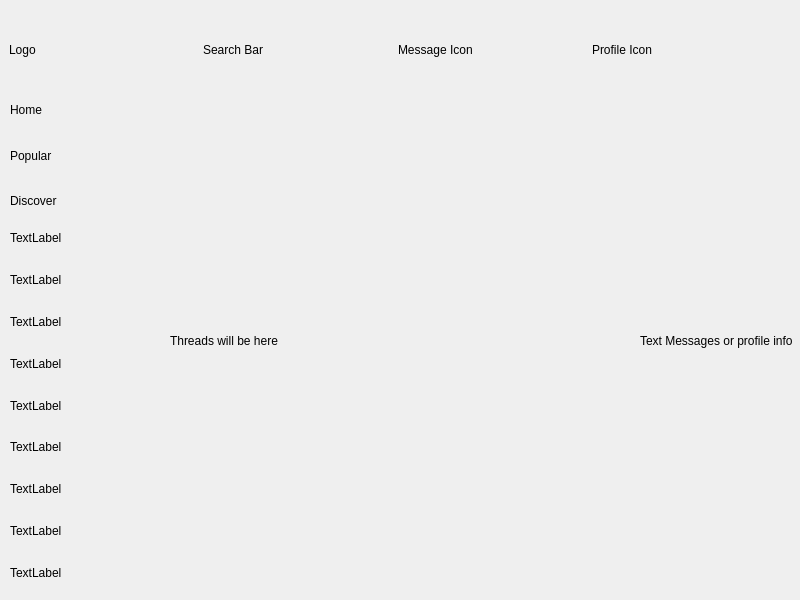
<?xml version="1.0" encoding="UTF-8"?>
<ui version="4.0">
 <class>Home</class>
 <widget class="QMainWindow" name="Home">
  <property name="geometry">
   <rect>
    <x>0</x>
    <y>0</y>
    <width>800</width>
    <height>600</height>
   </rect>
  </property>
  <property name="windowTitle">
   <string>MainWindow</string>
  </property>
  <widget class="QWidget" name="centralwidget">
   <widget class="QWidget" name="horizontalLayoutWidget">
    <property name="geometry">
     <rect>
      <x>9</x>
      <y>10</y>
      <width>771</width>
      <height>80</height>
     </rect>
    </property>
    <layout class="QHBoxLayout" name="horizontalLayout">
     <item>
      <widget class="QLabel" name="label_4">
       <property name="text">
        <string>Logo</string>
       </property>
      </widget>
     </item>
     <item>
      <widget class="QLabel" name="label_3">
       <property name="text">
        <string>Search Bar</string>
       </property>
      </widget>
     </item>
     <item>
      <widget class="QLabel" name="label_2">
       <property name="text">
        <string>Message Icon</string>
       </property>
      </widget>
     </item>
     <item>
      <widget class="QLabel" name="label">
       <property name="text">
        <string>Profile Icon</string>
       </property>
      </widget>
     </item>
    </layout>
   </widget>
   <widget class="QWidget" name="verticalLayoutWidget">
    <property name="geometry">
     <rect>
      <x>10</x>
      <y>90</y>
      <width>160</width>
      <height>131</height>
     </rect>
    </property>
    <layout class="QVBoxLayout" name="verticalLayout">
     <item>
      <widget class="QLabel" name="label_6">
       <property name="text">
        <string>Home</string>
       </property>
      </widget>
     </item>
     <item>
      <widget class="QLabel" name="label_8">
       <property name="text">
        <string>Popular</string>
       </property>
      </widget>
     </item>
     <item>
      <widget class="QLabel" name="label_7">
       <property name="text">
        <string>Discover</string>
       </property>
      </widget>
     </item>
    </layout>
   </widget>
   <widget class="QWidget" name="verticalLayoutWidget_2">
    <property name="geometry">
     <rect>
      <x>10</x>
      <y>220</y>
      <width>160</width>
      <height>371</height>
     </rect>
    </property>
    <layout class="QVBoxLayout" name="verticalLayout_2">
     <item>
      <widget class="QLabel" name="label_12">
       <property name="text">
        <string>TextLabel</string>
       </property>
      </widget>
     </item>
     <item>
      <widget class="QLabel" name="label_11">
       <property name="text">
        <string>TextLabel</string>
       </property>
      </widget>
     </item>
     <item>
      <widget class="QLabel" name="label_14">
       <property name="text">
        <string>TextLabel</string>
       </property>
      </widget>
     </item>
     <item>
      <widget class="QLabel" name="label_15">
       <property name="text">
        <string>TextLabel</string>
       </property>
      </widget>
     </item>
     <item>
      <widget class="QLabel" name="label_16">
       <property name="text">
        <string>TextLabel</string>
       </property>
      </widget>
     </item>
     <item>
      <widget class="QLabel" name="label_13">
       <property name="text">
        <string>TextLabel</string>
       </property>
      </widget>
     </item>
     <item>
      <widget class="QLabel" name="label_17">
       <property name="text">
        <string>TextLabel</string>
       </property>
      </widget>
     </item>
     <item>
      <widget class="QLabel" name="label_10">
       <property name="text">
        <string>TextLabel</string>
       </property>
      </widget>
     </item>
     <item>
      <widget class="QLabel" name="label_9">
       <property name="text">
        <string>TextLabel</string>
       </property>
      </widget>
     </item>
    </layout>
   </widget>
   <widget class="QWidget" name="verticalLayoutWidget_3">
    <property name="geometry">
     <rect>
      <x>170</x>
      <y>90</y>
      <width>471</width>
      <height>501</height>
     </rect>
    </property>
    <layout class="QVBoxLayout" name="verticalLayout_3">
     <item>
      <widget class="QLabel" name="label_18">
       <property name="text">
        <string>Threads will be here</string>
       </property>
      </widget>
     </item>
    </layout>
   </widget>
   <widget class="QWidget" name="verticalLayoutWidget_4">
    <property name="geometry">
     <rect>
      <x>640</x>
      <y>90</y>
      <width>206</width>
      <height>501</height>
     </rect>
    </property>
    <layout class="QVBoxLayout" name="verticalLayout_4">
     <item>
      <widget class="QLabel" name="label_5">
       <property name="text">
        <string>Text Messages or profile info</string>
       </property>
      </widget>
     </item>
    </layout>
   </widget>
  </widget>
 </widget>
 <resources/>
 <connections/>
</ui>
